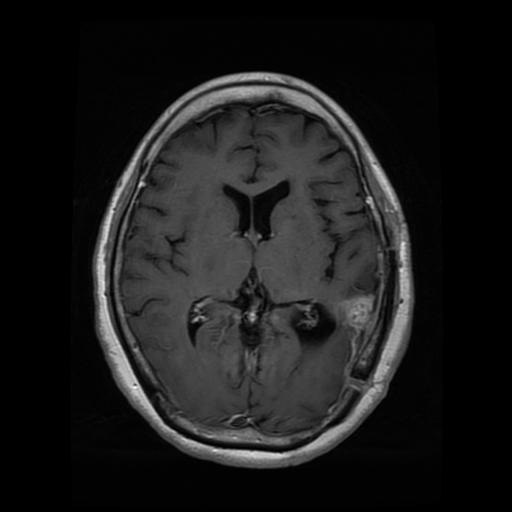
%> input picture brain1.jpg, 512 x 512 px
$ octave ImageProcessing.m   (GNU Octave 9; MATLAB toolbox functions it lacks are replaced by stand-ins)
%> lines starting %> are read from the running program, lines starting %| are printed output that depends on the picture; in (x1, y1, x2, y2) boxes, pixels count from 0 and x2, y2 are one past the last pixel; in counts of white or black regions, pixels touching at a corner belong together; the program's own positions count from 1
%> further down, I is the input picture: size 512x512x3 uint8; min 0, max 255, mean 27.4
### InnerBrainMask.m
function I_masked = InnerBrainMask(I)
    gray = im2gray(I);

    bw = imbinarize(gray, 'adaptive', 'Sensitivity', 0.5);
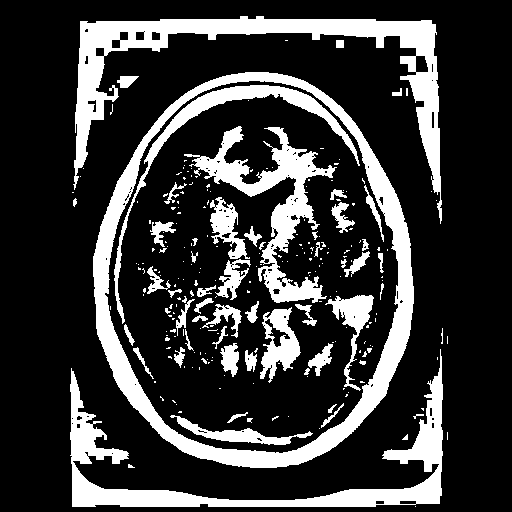
%> bw: size 512x512 logical; 22.4% white; 244 white regions (186 under 20 px), largest, box (x1, y1, x2, y2) and area: (93, 72, 414, 468) 15465, (73, 16, 442, 224) 12102, (70, 349, 443, 507) 9547
    bw = imfill(bw, 'holes');
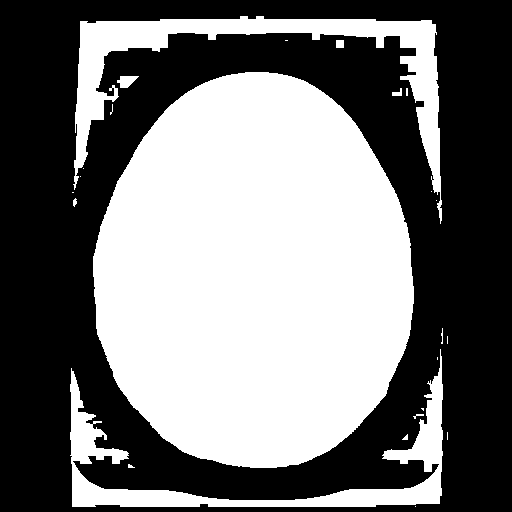
%> bw: size 512x512 logical; 46.6% white; 24 white regions (14 under 20 px), largest, box (x1, y1, x2, y2) and area: (93, 72, 414, 468) 99266, (73, 16, 442, 224) 12699, (70, 349, 443, 507) 9688
    bw = bwareafilt(bw, 1);
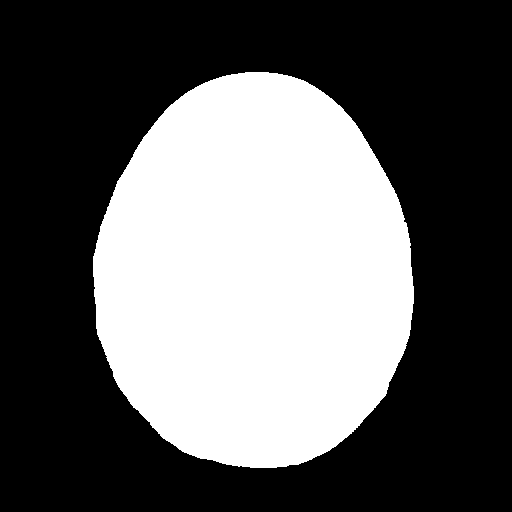
%> bw: size 512x512 logical; 37.9% white; 1 white region, box (x1, y1, x2, y2) and area: (93, 72, 414, 468) 99266

    se = strel('disk', 35);
    bw_eroded = imerode(bw, se);
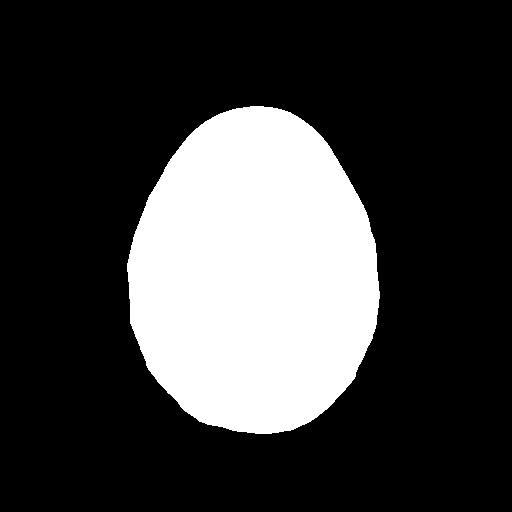
%> bw_eroded: size 512x512 logical; 24.4% white; 1 white region, box (x1, y1, x2, y2) and area: (127, 106, 380, 434) 64036
    I_masked = I;

    if size(I_masked,3) == 1  % grayscale
        I_masked = repmat(I_masked, [1 1 3]); % convert to RGB
    end
    I_masked(repmat(~bw_eroded, [1 1 3])) = 0;
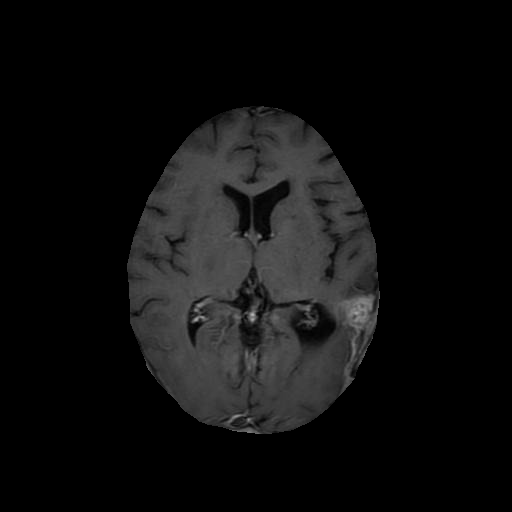
%> I_masked: size 512x512x3 uint8; min 0, max 182, mean 14.7

end

### imoverlay.m
function out = imoverlay(img, mask, color)
    if size(img,3)==1
        img = repmat(mat2gray(img),[1 1 3]);
    end
    out = img;
    color = reshape(color,1,1,3);
    for c = 1:3
        out(:,:,c) = img(:,:,c).*(~mask) + color(c)*mask;
    end
end

### ImageProcessing.m
I = imread('brain1.jpg');
I_original_gray = rgb2gray(I);
I_masked = InnerBrainMask(I);

I_gray = rgb2gray(I_masked);

tumorMask = I_gray > 80;
%> tumorMask: size 512x512 logical; 1.4% white; 185 white regions (153 under 20 px), largest, box (x1, y1, x2, y2) and area: (334, 295, 374, 362) 927, (283, 282, 309, 300) 250, (193, 279, 216, 297) 155
tumorMask = imopen(tumorMask, strel('disk', 2));
%> tumorMask: size 512x512 logical; 0.63% white; 20 white regions (5 under 20 px), largest, box (x1, y1, x2, y2) and area: (337, 295, 374, 331) 778, (283, 288, 309, 300) 202, (248, 309, 257, 323) 74
tumorMask = imclose(tumorMask, strel('disk', 4));
%> tumorMask: size 512x512 logical; 0.65% white; 18 white regions (4 under 20 px), largest, box (x1, y1, x2, y2) and area: (337, 295, 374, 331) 791, (283, 288, 309, 300) 211, (194, 281, 212, 308) 171
tumorMask = imfill(tumorMask, 'holes');
tumorMask = bwareaopen(tumorMask, 50);
%> tumorMask: size 512x512 logical; 0.53% white; 6 white regions, box (x1, y1, x2, y2) and area: (337, 295, 374, 331) 791, (283, 288, 309, 300) 211, (194, 281, 212, 308) 171, (248, 309, 257, 323) 75, (281, 225, 291, 235) 70, (271, 314, 280, 324) 62
tumorMask = bwareafilt(tumorMask, 1);
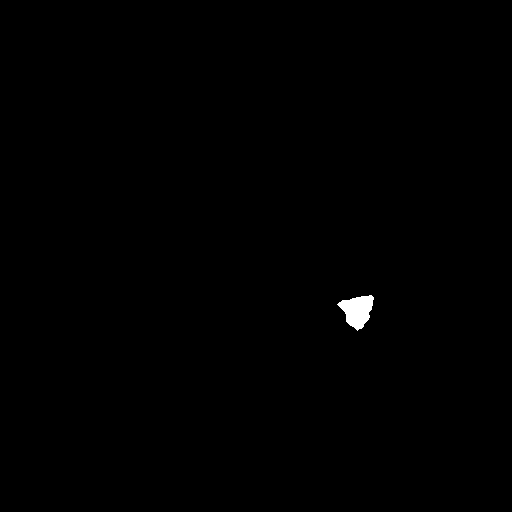
%> tumorMask: size 512x512 logical; 0.3% white; 1 white region, box (x1, y1, x2, y2) and area: (337, 295, 374, 331) 791

highlighted = imoverlay(I_original_gray, tumorMask, [1 0 0]);
%> after the loop in imoverlay, `for c = 1:3`:
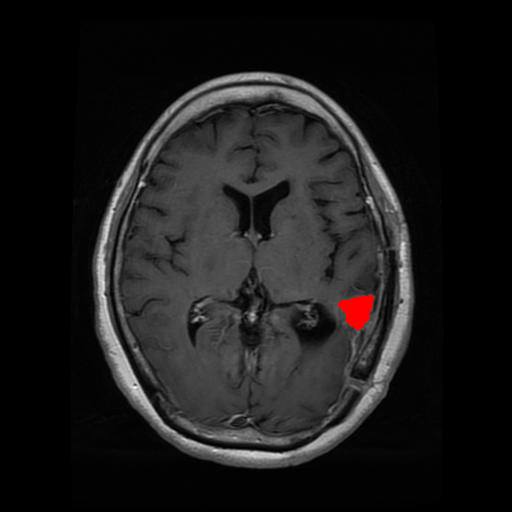
%> out: size 512x512x3 double; mean R, G, B 0.109, 0.106, 0.106

figure;
subplot(1,3,1), imshow(I_masked), title('Original MRI');
subplot(1,3,2), imshow(tumorMask), title('Tumor Mask (Inside Brain)');
subplot(1,3,3), imshow(highlighted), title('Tumor Highlighted in Red');

$ run again, with brain2.jpg copied over brain1.jpg
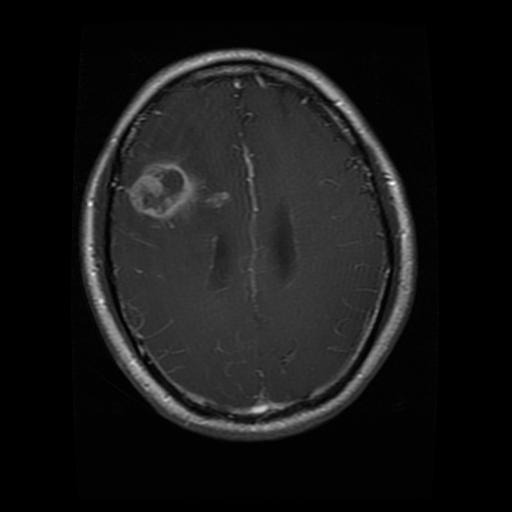
%> input picture brain2.jpg, 512 x 512 px
%> I is the input picture: size 512x512x3 uint8; min 0, max 255, mean 23.2
%> in InnerBrainMask, `bw = imbinarize(gray, 'adaptive', 'Sensitivity', 0.5);`:
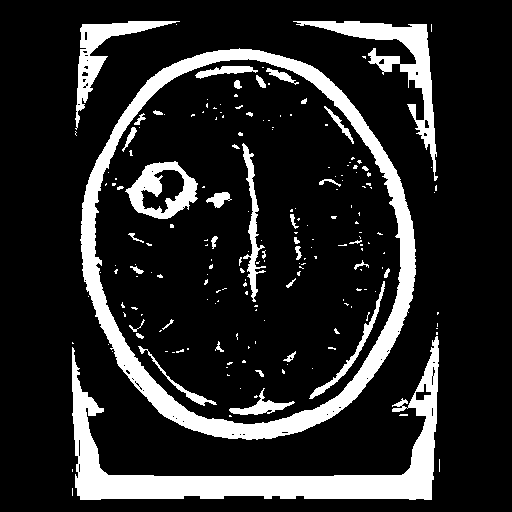
%> bw: size 512x512 logical; 16% white; 195 white regions (154 under 20 px), largest, box (x1, y1, x2, y2) and area: (80, 48, 416, 440) 15881, (72, 336, 439, 500) 12495, (293, 21, 438, 181) 3863
%> bw_eroded: size 512x512 logical; 25.2% white; 1 white region, box (x1, y1, x2, y2) and area: (116, 83, 381, 405) 66130
%> after the loop in imoverlay, `for c = 1:3`:
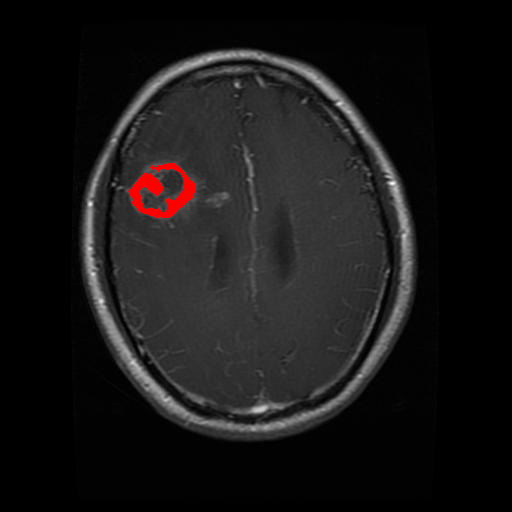
%> out: size 512x512x3 double; mean R, G, B 0.0946, 0.089, 0.089

$ run again, with brain3.jpg copied over brain1.jpg
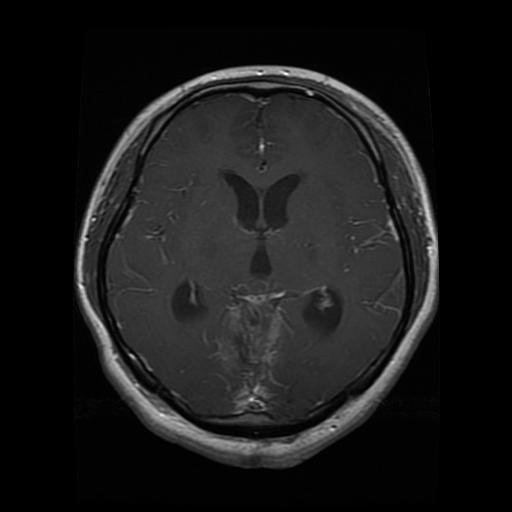
%> input picture brain3.jpg, 512 x 512 px
%> I is the input picture: size 512x512x3 uint8; min 0, max 255, mean 25.8
%> in InnerBrainMask, `bw = imbinarize(gray, 'adaptive', 'Sensitivity', 0.5);`:
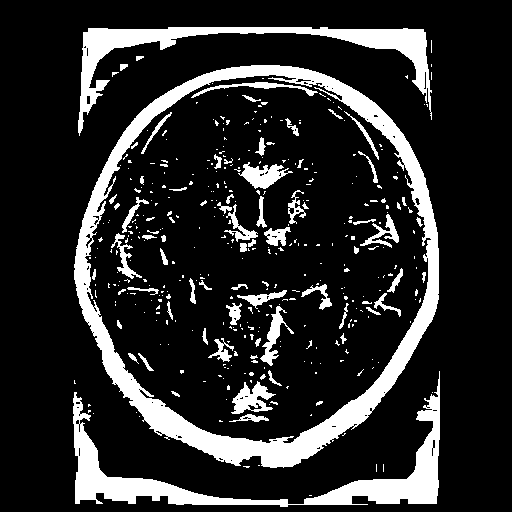
%> bw: size 512x512 logical; 16.5% white; 392 white regions (316 under 20 px), largest, box (x1, y1, x2, y2) and area: (74, 65, 439, 468) 18509, (73, 371, 440, 507) 8389, (78, 27, 432, 136) 6291
%> bw_eroded: size 512x512 logical; 28.6% white; 1 white region, box (x1, y1, x2, y2) and area: (109, 99, 405, 430) 74918
%> after the loop in imoverlay, `for c = 1:3`:
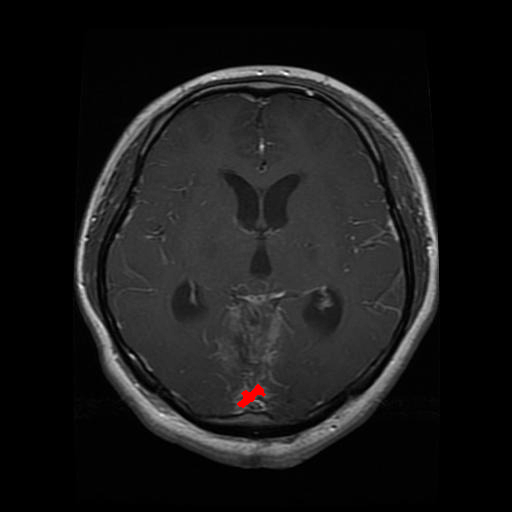
%> out: size 512x512x3 double; mean R, G, B 0.102, 0.101, 0.101
